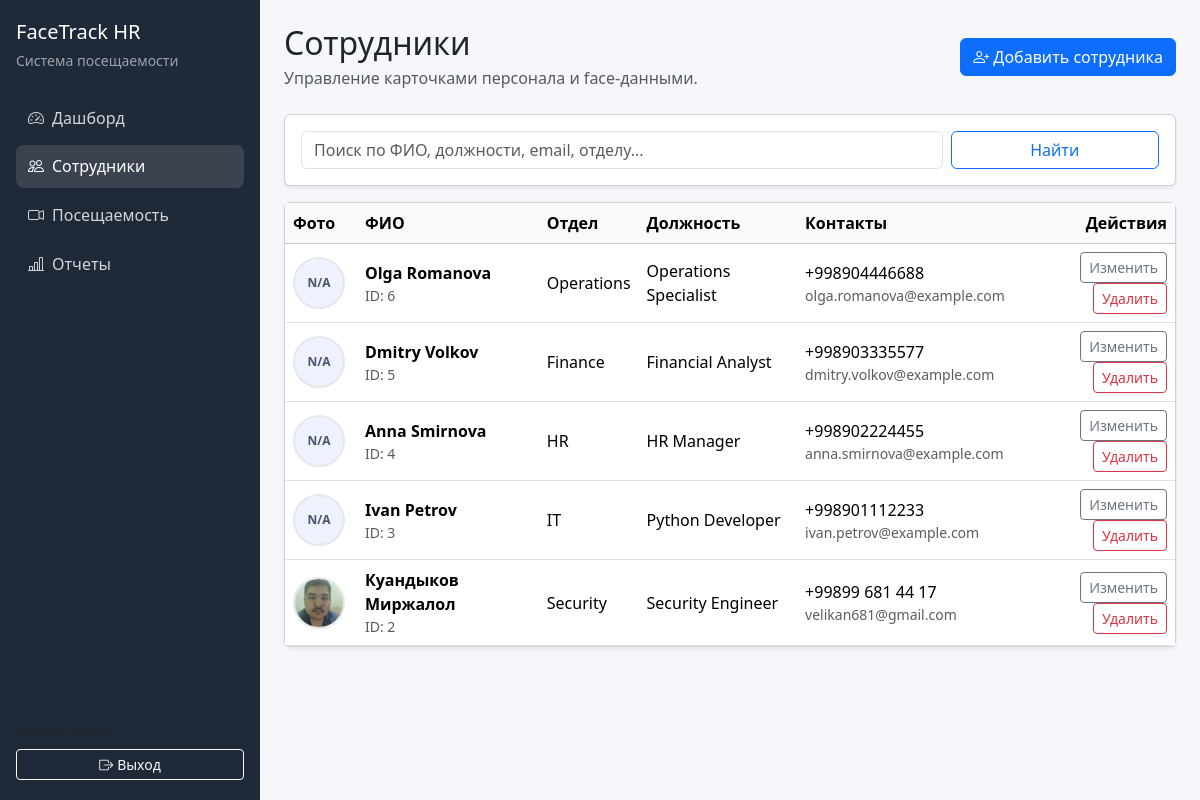
Screenshot of /employees/ (signed in) with the database file from the repository.
### app/models.py (models this page shows)
class TimestampMixin:
    created_at = db.Column(db.DateTime, default=datetime.utcnow, nullable=False)
    updated_at = db.Column(
        db.DateTime,
        default=datetime.utcnow,
        onupdate=datetime.utcnow,
        nullable=False,
    )

class Employee(TimestampMixin, db.Model):
    __tablename__ = "employees"
    id = db.Column(db.Integer, primary_key=True)
    full_name = db.Column(db.String(150), nullable=False, index=True)
    department_id = db.Column(db.Integer, db.ForeignKey("departments.id"), nullable=True)
    position = db.Column(db.String(120), nullable=False)
    phone = db.Column(db.String(30), nullable=True)
    email = db.Column(db.String(120), nullable=True, unique=True)
    photo_filename = db.Column(db.String(255), nullable=True)
    face_encoding = db.Column(db.Text, nullable=True)
    is_active = db.Column(db.Boolean, default=True, nullable=False)
    department = db.relationship("Department", back_populates="employees")
    attendances = db.relationship(
        "Attendance",
        back_populates="employee",
        cascade="all, delete-orphan",
        lazy=True,
    )

class Department(TimestampMixin, db.Model):
    __tablename__ = "departments"
    id = db.Column(db.Integer, primary_key=True)
    name = db.Column(db.String(100), unique=True, nullable=False)
    employees = db.relationship("Employee", back_populates="department", lazy=True)

### app/routes/employees.py (the view, shortened to what this page needs)
@employees_bp.route("/")
@login_required
def list_employees():
    query_text = (request.args.get("q") or "").strip()
    query = Employee.query.outerjoin(Department, Department.id == Employee.department_id)
    employees = query.order_by(Employee.created_at.desc()).all()
    return render_template("employees/list.html", employees=employees, query_text=query_text)

### app/utils.py (called while the page is built)
def login_required(view_func):
    @wraps(view_func)
    def wrapped_view(*args, **kwargs):
        if not session.get("admin_id"):
            flash("Войдите в систему, чтобы продолжить.", "warning")
            return redirect(url_for("auth.login"))
        return view_func(*args, **kwargs)
    return wrapped_view

### app/templates/employees/list.html (shortened to what this page needs)
{% extends "base.html" %}
{% block content %}
<div class="d-flex flex-wrap justify-content-between align-items-center mb-4">
    <div>
        <h2 class="mb-1">Сотрудники</h2>
        <p class="text-muted mb-0">Управление карточками персонала и face-данными.</p>
    </div>
    <a class="btn btn-primary" href="{{ url_for('employees.add_employee') }}">
        <i class="bi bi-person-plus me-1"></i>Добавить сотрудника
    </a>
</div>
<div class="card shadow-sm mb-3">
    <div class="card-body">
        <form class="row g-2" method="get">
            <div class="col-md-9">
                <input
                    type="text"
                    class="form-control"
                    name="q"
                    value="{{ query_text }}"
                    placeholder="Поиск по ФИО, должности, email, отделу..."
                >
            </div>
            <div class="col-md-3 d-grid">
                <button class="btn btn-outline-primary" type="submit">Найти</button>
            </div>
        </form>
    </div>
</div>
<div class="card shadow-sm">
    <div class="table-responsive">
        <table class="table align-middle table-hover mb-0">
            <thead class="table-light">
            <tr>
                <th style="width: 72px;">Фото</th>
                <th>ФИО</th>
                <th>Отдел</th>
                <th>Должность</th>
                <th>Контакты</th>
                <th class="text-end">Действия</th>
            </tr>
            </thead>
            <tbody>
            {% for employee in employees %}
                <tr>
                    <td>
                        {% if employee.photo_filename %}
                            <img
                                src="{{ url_for('static', filename='uploads/' ~ employee.photo_filename) }}"
                                alt="photo"
                                class="employee-avatar"
                            >
                        {% else %}
                            <div class="employee-avatar placeholder-avatar">N/A</div>
                        {% endif %}
                    </td>
                    <td>
                        <div class="fw-semibold">{{ employee.full_name }}</div>
                        <div class="small text-muted">ID: {{ employee.id }}</div>
                    </td>
                    <td>{{ employee.department.name if employee.department else "Без отдела" }}</td>
                    <td>{{ employee.position }}</td>
                    <td>
                        <div>{{ employee.phone or "-" }}</div>
                        <div class="small text-muted">{{ employee.email or "-" }}</div>
                    </td>
                    <td class="text-end">
                        <a class="btn btn-sm btn-outline-secondary" href="{{ url_for('employees.edit_employee', employee_id=employee.id) }}">
                            Изменить
                        </a>
                        <form
                            method="post"
                            action="{{ url_for('employees.delete_employee', employee_id=employee.id) }}"
                            class="d-inline"
                            onsubmit="return confirm('Удалить сотрудника {{ employee.full_name }}?');"
                        >
                            <button class="btn btn-sm btn-outline-danger" type="submit">Удалить</button>
                        </form>
                    </td>
                </tr>
            {% else %}
                <tr>
                    <td colspan="6" class="text-center py-5 text-muted">Сотрудники не найдены.</td>
                </tr>
            {% endfor %}
            </tbody>
        </table>
    </div>
</div>
{% endblock %}

### app/templates/base.html (shortened to what this page needs)
<!doctype html>
<html lang="ru">
<head>
    <link rel="stylesheet" href="https://cdn.jsdelivr.net/npm/bootstrap@5.3.3/dist/css/bootstrap.min.css">
    <link rel="stylesheet" href="https://cdn.jsdelivr.net/npm/bootstrap-icons@1.11.3/font/bootstrap-icons.min.css">
    <link rel="stylesheet" href="{{ url_for('static', filename='css/style.css') }}">
</head>
<body>
<div class="app-shell">
    <aside class="sidebar">
        <div class="sidebar-brand">
            <h5 class="mb-1">FaceTrack HR</h5>
            <small>Система посещаемости</small>
        </div>
        <nav class="nav flex-column mt-4">
            <a class="nav-link {% if request.endpoint == 'dashboard.index' %}active{% endif %}" href="{{ url_for('dashboard.index') }}">
                <i class="bi bi-speedometer2 me-2"></i>Дашборд
            </a>
            <a class="nav-link {% if request.endpoint and request.endpoint.startswith('employees.') %}active{% endif %}" href="{{ url_for('employees.list_employees') }}">
                <i class="bi bi-people me-2"></i>Сотрудники
            </a>
            <a class="nav-link {% if request.endpoint and request.endpoint.startswith('attendance.') %}active{% endif %}" href="{{ url_for('attendance.attendance_page') }}">
                <i class="bi bi-camera-video me-2"></i>Посещаемость
            </a>
            <a class="nav-link {% if request.endpoint and request.endpoint.startswith('reports.') %}active{% endif %}" href="{{ url_for('reports.index') }}">
                <i class="bi bi-bar-chart-line me-2"></i>Отчеты
            </a>
        </nav>
        <div class="sidebar-footer mt-auto">
            <div class="small text-muted mb-2">Админ: {{ current_admin.username if current_admin else '-' }}</div>
            <a class="btn btn-outline-light btn-sm w-100" href="{{ url_for('auth.logout') }}">
                <i class="bi bi-box-arrow-right me-1"></i>Выход
            </a>
        </div>
    </aside>
    <main class="main-content">
        <div class="container-fluid py-4 px-lg-4">
            {% block content %}{% endblock %}
        </div>
    </main>
</div>
</body>
</html>

### app/static/css/style.css (style rules this page uses)
:root { --sidebar-bg: #1f2937; --sidebar-link: #d1d5db; --sidebar-link-active: #ffffff; --main-bg: #f5f7fb; }
body { background: var(--main-bg); }
.app-shell { min-height: 100vh; display: flex; }
.sidebar { width: 260px; background: var(--sidebar-bg); color: #fff; padding: 1.25rem 1rem; display: flex; flex-direction: column; position: sticky; top: 0; height: 100vh; }
.sidebar-brand small { color: #9ca3af; }
.sidebar .nav-link { color: var(--sidebar-link); border-radius: 0.5rem; padding: 0.6rem 0.75rem; margin-bottom: 0.35rem; }
.sidebar .nav-link:hover, .sidebar .nav-link.active { background: rgba(255, 255, 255, 0.12); color: var(--sidebar-link-active); }
.main-content { flex: 1; }
.employee-avatar { width: 52px; height: 52px; object-fit: cover; border-radius: 50%; border: 2px solid #e5e7eb; }
.placeholder-avatar { display: grid; place-items: center; background: #eef2ff; color: #475569; font-size: 0.75rem; font-weight: 600; }

### rows the page displays
Employee: shows "N/A", full_name "Olga Romanova", id "6", department "Operations", position "Operations Specialist", phone "+998904446688", email "olga.romanova@example.com"
Employee: shows "N/A", full_name "Dmitry Volkov", id "5", department "Finance", position "Financial Analyst", phone "+998903335577", email "dmitry.volkov@example.com"
Employee: shows "N/A", full_name "Anna Smirnova", id "4", department "HR", position "HR Manager", phone "+998902224455", email "anna.smirnova@example.com"
Employee: shows "N/A", full_name "Ivan Petrov", id "3", department "IT", position "Python Developer", phone "+998901112233", email "ivan.petrov@example.com"
Employee: photo_filename (picture), full_name "Куандыков Миржалол", id "2", department "Security", position "Security Engineer", phone "+99899 681 44 17", email "velikan681@gmail.com"
